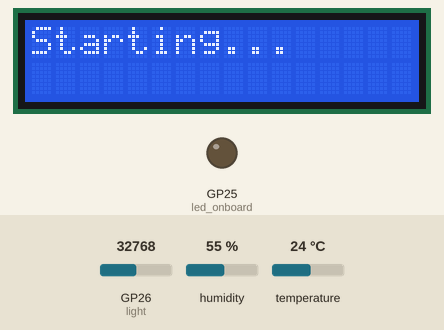
A program run on a simulated Raspberry Pi Pico running MicroPython. Parts: 16×2 character LCD, output pins drawn as LEDs (lit = HIGH). Dashed ring = blinking. Inputs (shaded band) come from the test bench; at power-on: humidity 55 %, GP26 (light) = 32768, temperature 24 °C (analog values on the 0–65535 scale). Random numbers come from a fixed seed; what the program prints to the serial console is not drawn.

Above: at 0.1 s.
1.3 s: humidity set to 22 %
At 4.4 s:
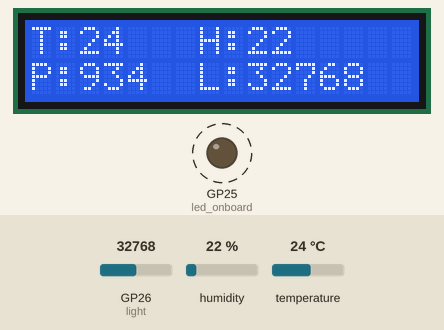
7.9 s: GP26 (light) set to 45874
At 10.2 s:
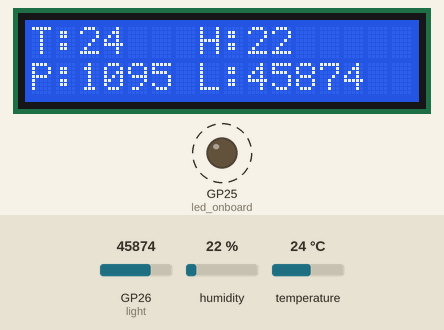
12.5 s: temperature set to 12 °C
At 14.4 s:
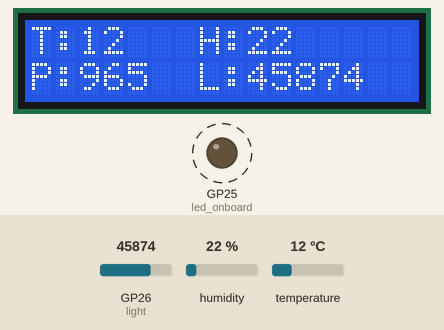
16.5 s: GP26 (light) set to 57670
At 17.5 s:
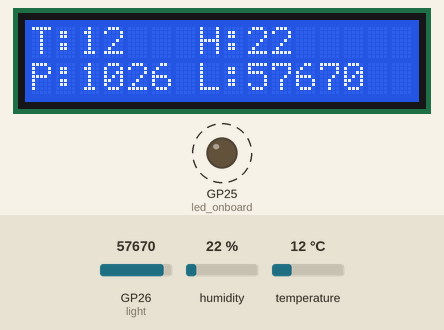
20.5 s: humidity set to 40 %
At 21.7 s:
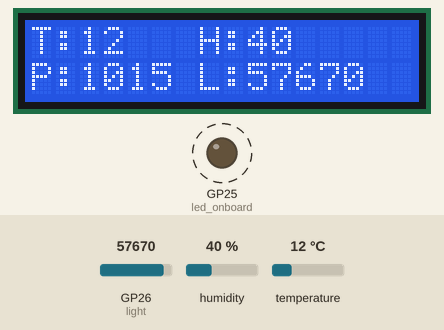
24.5 s: GP26 (light) set to 65535
At 25.9 s:
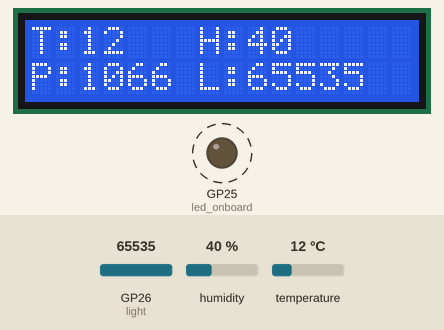
Timing chart, 0 to 29.5 s (numbered marks = the images above; inputs shaded):
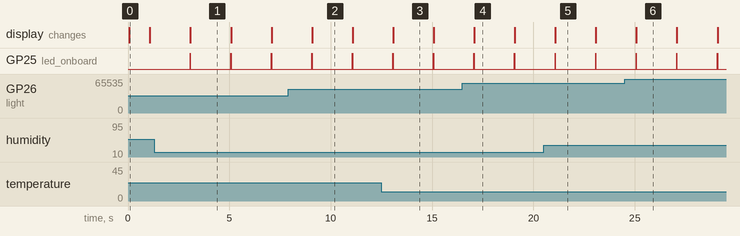

The program:

uP_-_17.40_-_RPiPico_Grove_demo.py
```python
'''
 17.50 - Demonstration of a Raspberry Pi Pico circuit made with the Grove Shield

 This demo combines a Raspberry Pi Pico and these Grove components:

 - a Grove 16x2 I2C LCD screen
 - a DHT11 temperature and humidity sensor
 - a light sensor
 - a LED socket kit

 Connect a BME280 sensor and a 2x16 LCD display with the PCF8574 controller
 to pins (SDA) 14 and (SCL) 15. This is I2C bus 1 (there is also I2C bus 0).
 The LCD is a 5V device, so you should connect it to the RPi Pico VBUS pin (physical pin 40).
 The BME280 sensor is a 3.3V device so you should connect it to the RPi Pico 3V3(OUT) (physical pin 36).
 Components
 ----------
  - Raspberry Pi Pico
  - Grove shield for Raspberry Pi Pico
  - Grove cables
  - Set Grove shield voltage switch to 5V
  - DHT11 module to shield D18
  - LCD module to shield I2C1
  - Light module to shield A0
  - LED module to shield D16

 Documentation:
 * I2C: https://docs.micropython.org/en/latest/library/machine.I2C.html?highlight=softi2c#class-i2c-a-two-wire-serial-protocol
 * I2C: https://docs.micropython.org/en/latest/library/machine.I2C.html#class-i2c-a-two-wire-serial-protocol
 * Raspberry Pi Pico: https://datasheets.raspberrypi.org/pico/raspberry-pi-pico-python-sdk.pdf
 * Grove shield for Raspberry Pi Pico: https://www.seeedstudio.com/Grove-Shield-for-Pi-Pico-v1-0-p-4846.html

 Requires:
 * LCD1602 (library, save as "LCD1602.py"): http://47.106.166.129/Embeded/pico-micropython-grove/blob/master/I2C/lcd1602.py
 * dht11 (library, save as "dht11.py"): http://47.106.166.129/Embeded/pico-micropython-grove/blob/master/Digital/dht11.py

 Also see:
 * RPi Pico uPython examples: https://github.com/raspberrypi/pico-micropython-examples

Course:
 MicroPython with the ESP32
 https://techexplorations.com
'''

from machine import Pin, I2C, Timer,ADC
from LCD1602 import LCD1602
from time import sleep
from random import *
from dht11 import *


led_onboard = Pin(25, Pin.OUT)
dht11 = DHT(18)

sda=Pin(6)
scl=Pin(7)
i2c=I2C(1,sda=sda, scl=scl, freq=400000)

print("I2C addresses found: ", i2c.scan())

lcd = LCD1602(i2c, 2, 16)

light = ADC(0)

timer=Timer()

lcd.print("Starting...")
sleep(1)
lcd.clear()

def read_sensor_isr(timer):
    led_onboard.value(1)
    pres = randint(900, 1110)
    temp,hum = dht11.readTempHumid()

    lcd.clear()
    lcd.setCursor(0, 0)
    lcd.print("T:")
    lcd.print(str(temp))
    lcd.setCursor(7, 0)
    lcd.print("H:")
    lcd.print(str(hum))
    lcd.setCursor(0, 1)
    lcd.print("P:")
    lcd.print(str(pres))
    lcd.setCursor(7,1)
    lcd.print("L:")
    lcd.print(str(light.read_u16()))
    led_onboard.value(0)

timer.init(freq=0.5,mode=Timer.PERIODIC,callback=read_sensor_isr)
```

Measured:
- by itself, GP25 (led_onboard): alternates HIGH for 0.02 s and LOW for 2.0 s
- what the display in image 0 shows lasts 1.0 s, from 0.1 s to 1.1 s
- what the display in image 1 shows lasts 2.0 s, from 3.1 s to 5.1 s
